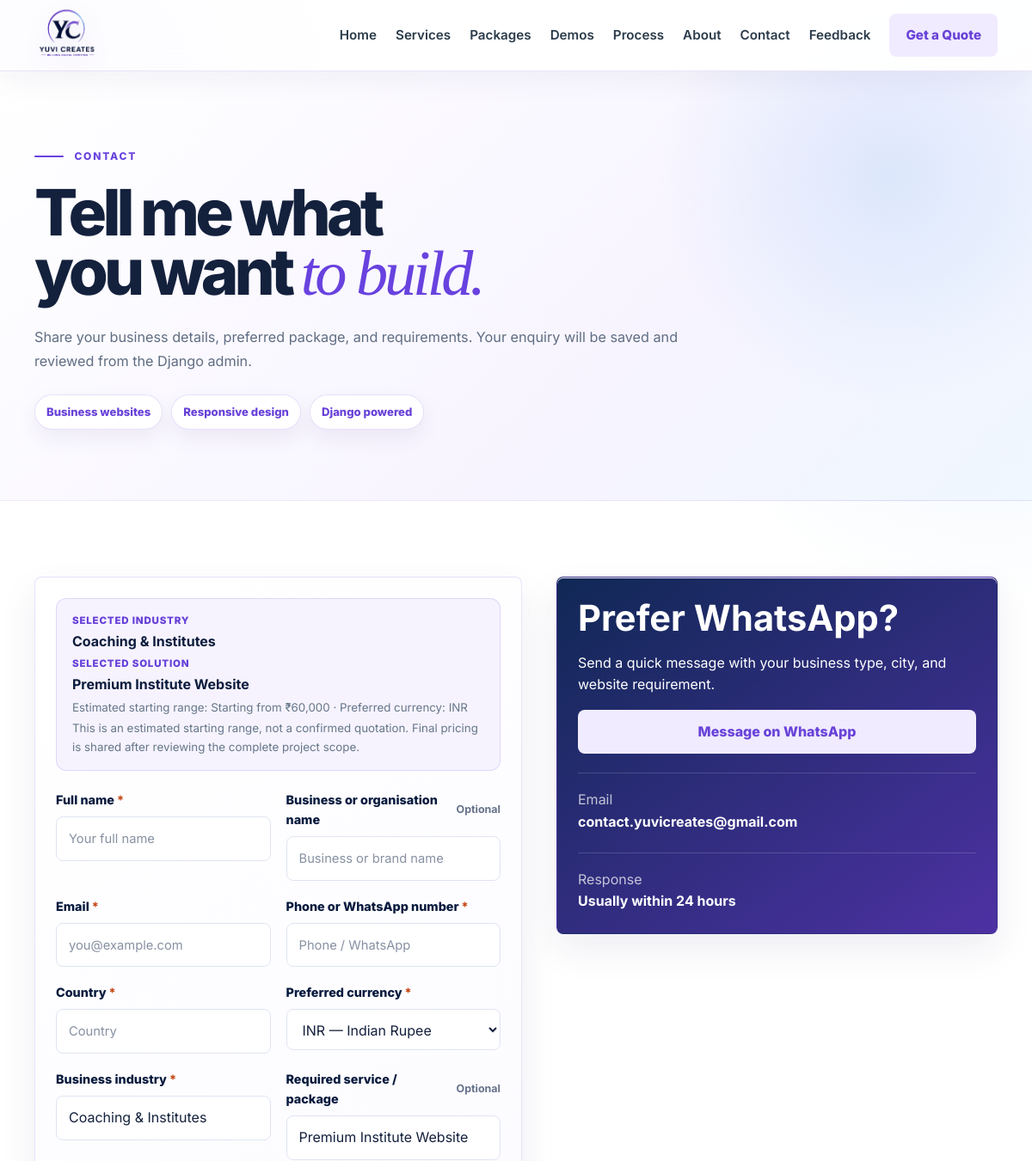
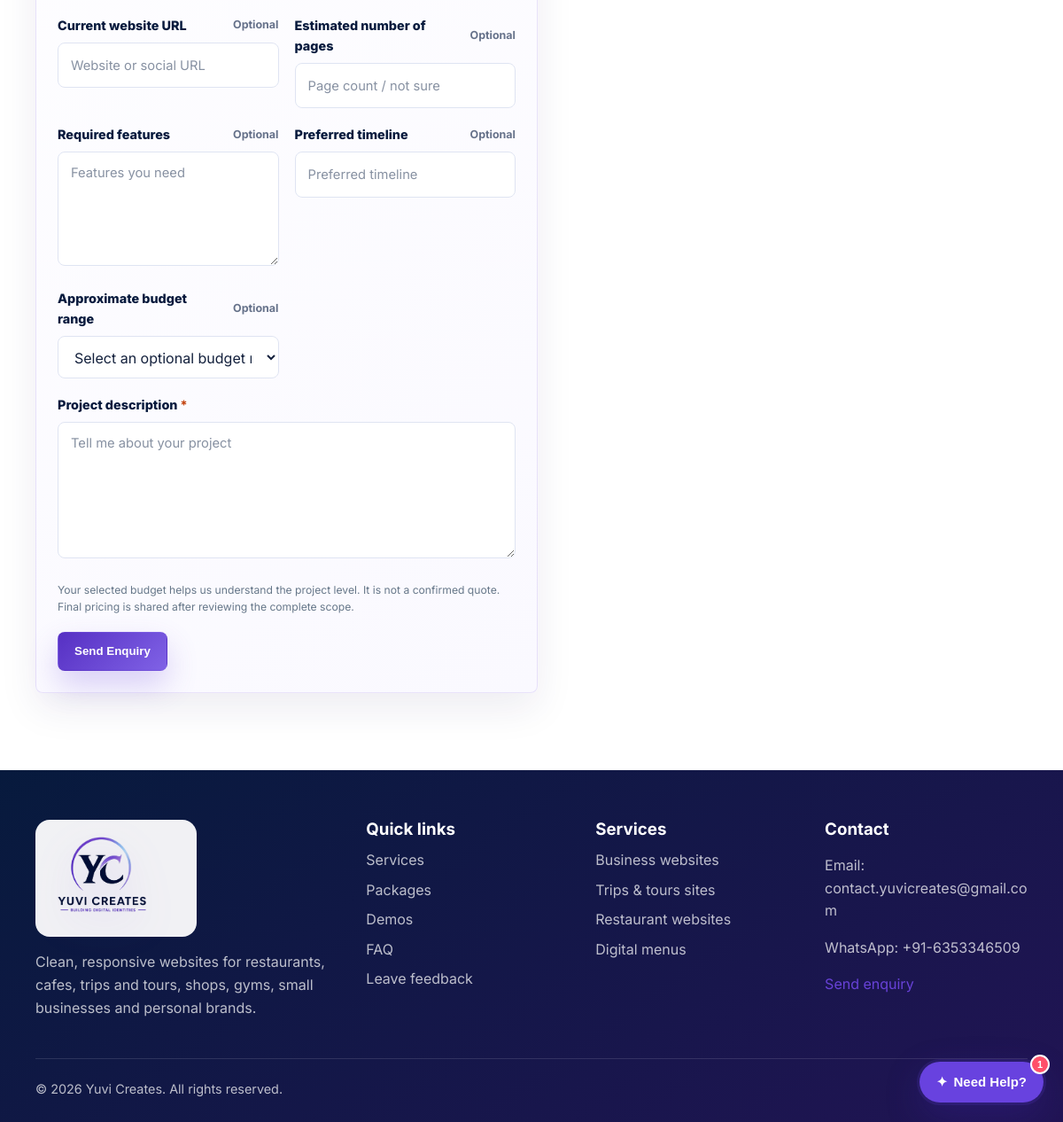
/contact/?package=41&industry=coaching-institute&market=IN, run on the app's committed database (2 pictures, top to bottom).
### core/models.py (models this page shows, shortened)
class Industry(models.Model):
    title = models.CharField(max_length=120)
    slug = models.SlugField(max_length=120, unique=True)
    icon = models.CharField(max_length=12, blank=True)
    badge = models.CharField(max_length=40, blank=True)
    short_description = models.CharField(max_length=220)
    eyebrow = models.CharField(max_length=120)
    hero_heading = models.CharField(max_length=220)
    hero_text = models.TextField()
    accent = models.CharField(max_length=20, default="#6842d8")
    hero_image = models.ImageField(upload_to="industries/", blank=True)
    packages = models.ManyToManyField(Package, blank=True, related_name="industries")
    demos = models.ManyToManyField(PortfolioProject, blank=True, related_name="industries")
    faq = models.TextField(blank=True, help_text="One question and answer per line, separated with |")
    is_active = models.BooleanField(default=True)
    order = models.PositiveSmallIntegerField(default=0)
    class Meta:
        ordering = ["order", "title"]
        verbose_name_plural = "Industries"

class Package(models.Model):
    class PublicPricingType(models.TextChoices):
        CUSTOM_QUOTE = "CUSTOM_QUOTE", "Custom Quote"
        TAILORED = "TAILORED", "Tailored Pricing"
        SCOPE_BASED = "SCOPE_BASED", "Scope-Based Pricing"
        STARTING_ON_REQUEST = "STARTING_ON_REQUEST", "Starting price available on request"
    title = models.CharField(max_length=160)
    category = models.CharField(max_length=120, blank=True)
    price = models.CharField(max_length=80)
    short_description = models.TextField()
    included_features = models.TextField(help_text="One feature per line.")
    scope_limits = models.TextField(blank=True, help_text="One scope limit per line.")
    summary = models.TextField(blank=True)
    is_featured = models.BooleanField(default=False)
    public_pricing_type = models.CharField(
        max_length=30,
        choices=PublicPricingType.choices,
        default=PublicPricingType.CUSTOM_QUOTE,
        help_text="Public label only. Internal INR pricing remains in the Price field.",
    )
    order = models.PositiveIntegerField(default=0)
    class Meta:
        ordering = ["order", "title"]

class PackageMarketPrice(models.Model):
    class Market(models.TextChoices):
        INDIA = "IN", "India — INR"
        US_INTERNATIONAL = "US_INTL", "United States / International — USD"
        UNITED_KINGDOM = "UK", "United Kingdom — GBP"
        AUSTRALIA = "AU", "Australia — AUD"
        CANADA = "CA", "Canada — CAD"
    class PricingMode(models.TextChoices):
        RANGE = "RANGE", "Price range"
        STARTING_FROM = "STARTING_FROM", "Starting from"
    package = models.ForeignKey(Package, on_delete=models.CASCADE, related_name="market_prices")
    market_code = models.CharField(max_length=12, choices=Market.choices)
    currency_code = models.CharField(max_length=3)
    currency_symbol = models.CharField(max_length=4)
    min_price = models.DecimalField(max_digits=12, decimal_places=0)
    max_price = models.DecimalField(max_digits=12, decimal_places=0, blank=True, null=True)
    pricing_mode = models.CharField(max_length=20, choices=PricingMode.choices, default=PricingMode.RANGE)
    is_active = models.BooleanField(default=True)
    display_order = models.PositiveSmallIntegerField(default=0)
    class Meta:
        ordering = ["display_order", "market_code"]
        constraints = [models.UniqueConstraint(fields=["package", "market_code"], name="unique_package_market_price")]
    def _format_amount(self, amount):
        value = f"{amount:.0f}"
        if self.currency_code != "INR" or len(value) <= 3:
            return f"{int(value):,}"
        tail = value[-3:]
        head = value[:-3]
        groups = []
        while head:
            groups.insert(0, head[-2:])
            head = head[:-2]
        return f"{','.join(groups)},{tail}"
    @property
    def public_label(self):
        minimum = f"{self.currency_symbol}{self._format_amount(self.min_price)}"
        suffix = f" {self.currency_code}" if self.currency_code != "INR" else ""
        if self.pricing_mode == self.PricingMode.STARTING_FROM or not self.max_price:
            return f"Starting from {minimum}{suffix}"
        maximum = f"{self.currency_symbol}{self._format_amount(self.max_price)}"
        return f"{minimum} – {maximum}{suffix}"

### core/views.py (the view)
# urls.py: path("contact/", views.contact, name="contact"),
def contact(request):
    ensure_default_content()
    selected_package = Package.objects.filter(pk=request.GET.get("package")).first() if request.GET.get("package") else None
    selected_industry = Industry.objects.filter(slug=request.GET.get("industry", ""), is_active=True).first()
    if selected_package and selected_industry and not selected_industry.packages.filter(pk=selected_package.pk).exists():
        selected_industry = None
    valid_markets = {value for value, label in PackageMarketPrice.Market.choices}
    selected_market = request.GET.get("market", PackageMarketPrice.Market.INDIA)
    if selected_market not in valid_markets:
        selected_market = PackageMarketPrice.Market.INDIA
    selected_market_price = None
    if selected_package:
        selected_market_price = selected_package.market_prices.filter(market_code=selected_market, is_active=True).first()
        if not selected_market_price:
            selected_market = PackageMarketPrice.Market.INDIA
            selected_market_price = selected_package.market_prices.filter(market_code=selected_market, is_active=True).first()
    if request.method == "POST":
        form = EnquiryForm(request.POST)
        if form.is_valid():
            enquiry = form.save(commit=False)
            if selected_package:
                enquiry.package_interested_in = selected_package.title
                enquiry.selected_market = selected_market
                enquiry.displayed_price_context = selected_market_price.public_label if selected_market_price else ""
                if selected_market_price:
                    enquiry.preferred_currency = selected_market_price.currency_code
            enquiry.save()
            messages.success(request, "Your enquiry has been sent. I will reply shortly on WhatsApp/email.")
            return redirect("contact")
    else:
        initial = {"package_interested_in": selected_package.title} if selected_package else {}
        if selected_industry:
            initial["business_type"] = selected_industry.title
        requested_service = request.GET.get("service", "").strip()
        enquiry_source = request.GET.get("source", "").strip()
        if requested_service and not selected_package:
            initial["package_interested_in"] = requested_service
            initial["business_type"] = requested_service
        if enquiry_source:
            initial["message"] = f"Enquiry source: {enquiry_source}"
        if selected_market_price:
            initial["preferred_currency"] = selected_market_price.currency_code
        form = EnquiryForm(initial=initial)
    return render(request, "contact.html", {"form": form, "selected_package": selected_package, "selected_industry": selected_industry, "selected_market": selected_market, "selected_market_price": selected_market_price})

### templates/contact.html (shortened to what this page needs)
{% extends "base.html" %}
{% load static %}
{% block body_class %}page-contact{% endblock %}
{% block extra_head %}<link rel="stylesheet" href="{% static 'css/pages/contact.css' %}">{% endblock %}
{% block content %}
<section class="page-hero section">
    <div class="container narrow">
        <p class="eyebrow">Contact</p>
        <h1>Tell me what you want <em>to build.</em></h1>
        <p class="lead">Share your business details, preferred package, and requirements. Your enquiry will be saved and reviewed from the Django admin.</p>
        <div class="contact-hero-points" aria-label="Yuvi Creates service highlights"><span>Business websites</span><span>Responsive design</span><span>Django powered</span></div>
    </div>
</section>
<section class="section">
    <div class="container contact-grid">
        <form class="form-card" method="post">
            {% if selected_package %}
                <div class="selected-solution-summary">
                    {% if selected_industry %}<span>Selected industry</span><strong>{{ selected_industry.title }}</strong>{% endif %}
                    <span>Selected solution</span>
                    <strong>{{ selected_package.title }}</strong>
                    {% if selected_market_price %}<small>Estimated starting range: {{ selected_market_price.public_label }} · Preferred currency: {{ selected_market_price.currency_code }}</small>{% endif %}
                    <small>This is an estimated starting range, not a confirmed quotation. Final pricing is shared after reviewing the complete project scope.</small>
                </div>
            {% endif %}
            <div class="form-grid">
                {% for field in form %}
                    <label {% if field.name == "message" %}class="span-2"{% endif %}>
                        <span class="field-label">
                            <span>{{ field.label }}{% if field.field.required %}<strong class="required-star">*</strong>{% endif %}</span>
                            {% if not field.field.required %}<em>Optional</em>{% endif %}
                        </span>
                        {{ field }}
                    </label>
                {% endfor %}
            </div>
            <p class="budget-disclaimer">Your selected budget helps us understand the project level. It is not a confirmed quote. Final pricing is shared after reviewing the complete scope.</p>
            <button class="btn btn-primary" type="submit">Send Enquiry</button>
        </form>
        <aside class="contact-panel">
            <h2>Prefer WhatsApp?</h2>
            <p>Send a quick message with your business type, city, and website requirement.</p>
            <a class="btn btn-whatsapp wide" href="https://wa.me/916353346509" target="_blank" rel="noreferrer">Message on WhatsApp</a>
            <div class="contact-detail">
                <span>Email</span>
                <strong>contact.yuvicreates@gmail.com</strong>
            </div>
            <div class="contact-detail">
                <span>Response</span>
                <strong>Usually within 24 hours</strong>
            </div>
        </aside>
    </div>
</section>
{% endblock %}

### static/css/style.css (style rules this page uses)
:root { --navy: #071827; --navy-2: #10263a; --ink: #172330; --muted: #667789; --line: #dfe7ec; --paper: #ffffff; --soft: #f5f8f7; --gold: #d4a64a; --gold-soft: #fff3d8; --green: #168766; --green-soft: #e7f6f0; --shadow: 0 24px 70px rgba(7, 24, 39, 0.12); }
* { box-sizing: border-box; }
html { scroll-behavior: smooth; }
body { margin: 0; font-family: "Inter", system-ui, -apple-system, BlinkMacSystemFont, "Segoe UI", sans-serif; color: var(--ink); background: var(--paper); line-height: 1.6; }
a { color: inherit; text-decoration: none; }
.container { width: min(1120px, calc(100% - 32px)); margin: 0 auto; }
.narrow { max-width: 780px; }
.section { padding: 88px 0; }
.btn { display: inline-flex; align-items: center; justify-content: center; min-height: 44px; padding: 12px 18px; border-radius: 8px; border: 1px solid transparent; font-weight: 800; cursor: pointer; transition: transform 0.2s ease, box-shadow 0.2s ease, background 0.2s ease; }
.btn-primary { background: var(--green); color: #fff; box-shadow: 0 16px 34px rgba(22, 135, 102, 0.24); }
.btn-whatsapp { background: var(--green-soft); color: var(--green); }
.wide { width: 100%; }
.hero-grid, .about-grid, .contact-grid, .checkout-grid, .value-grid, .split, .process-preview { display: grid; gap: 40px; align-items: center; }
.hero-grid, .about-grid, .contact-grid, .checkout-grid, .value-grid { grid-template-columns: minmax(0, 1.05fr) minmax(320px, 0.95fr); }
.hero h1, .page-hero h1 { margin: 0; font-size: clamp(2.35rem, 6vw, 4.5rem); line-height: 1.02; letter-spacing: 0; }
.hero .lead, .page-hero .lead { color: rgba(255, 255, 255, 0.78); font-size: 1.15rem; max-width: 700px; }
.page-hero { background: var(--navy); color: #fff; padding: 76px 0; }
.eyebrow { margin: 0 0 12px; color: var(--gold); font-weight: 800; text-transform: uppercase; letter-spacing: 0.08em; font-size: 0.78rem; }
h1, h2, h3, h4, p { overflow-wrap: anywhere; }
h2 { margin: 0 0 12px; color: var(--navy); font-size: clamp(1.8rem, 4vw, 2.6rem); line-height: 1.12; letter-spacing: 0; }
.service-card, .industry-card, .testimonial-card, .price-card, .portfolio-card, .form-card, .summary-card, .contact-panel, .note-box, .status-card, .faq-item, .timeline article { background: #fff; border: 1px solid var(--line); border-radius: 8px; padding: 24px; box-shadow: 0 12px 34px rgba(7, 24, 39, 0.06); }
.form-grid { display: grid; grid-template-columns: repeat(2, minmax(0, 1fr)); gap: 18px; }
label span { display: block; margin-bottom: 7px; color: var(--navy); font-weight: 800; font-size: 0.9rem; }
.span-2 { grid-column: 1 / -1; }
.form-control, select, textarea { width: 100%; min-height: 46px; border: 1px solid var(--line); border-radius: 8px; padding: 12px 14px; font: inherit; color: var(--ink); background: #fff; }
textarea { resize: vertical; }
.contact-panel { align-self: start; background: var(--navy); color: #fff; }
.contact-panel h2, .contact-panel strong, .contact-panel span { color: #fff; }
.contact-detail { margin-top: 22px; padding-top: 18px; border-top: 1px solid rgba(255, 255, 255, 0.16); }
.contact-detail span { display: block; opacity: 0.72; }
.field-label { display: flex; align-items: center; justify-content: space-between; gap: 12px; margin-bottom: 8px; color: var(--navy); font-weight: 800; font-size: 0.9rem; }
.field-label span { display: inline; margin: 0; color: inherit; font: inherit; }
.required-star { margin-left: 3px; color: #c2410c; }
.field-label em { flex: 0 0 auto; display: inline-flex; color: var(--muted); font-size: 0.78rem; font-style: normal; font-weight: 700; }

### data on the page
Industry: title "Coaching & Institutes"
Package: title "Premium Institute Website"
PackageMarketPrice: public_label "Starting from ₹60,000", currency_code "INR"

### other printed values
{{ field.label }} "Full name" "Business or organisation name" "Email" "Phone or WhatsApp number" "Country" "Preferred currency" "Business industry" "Required service / package" "Current website URL" "Estimated number of pages" "Required features" "Preferred timeline" "Approximate budget range" "Project description"
